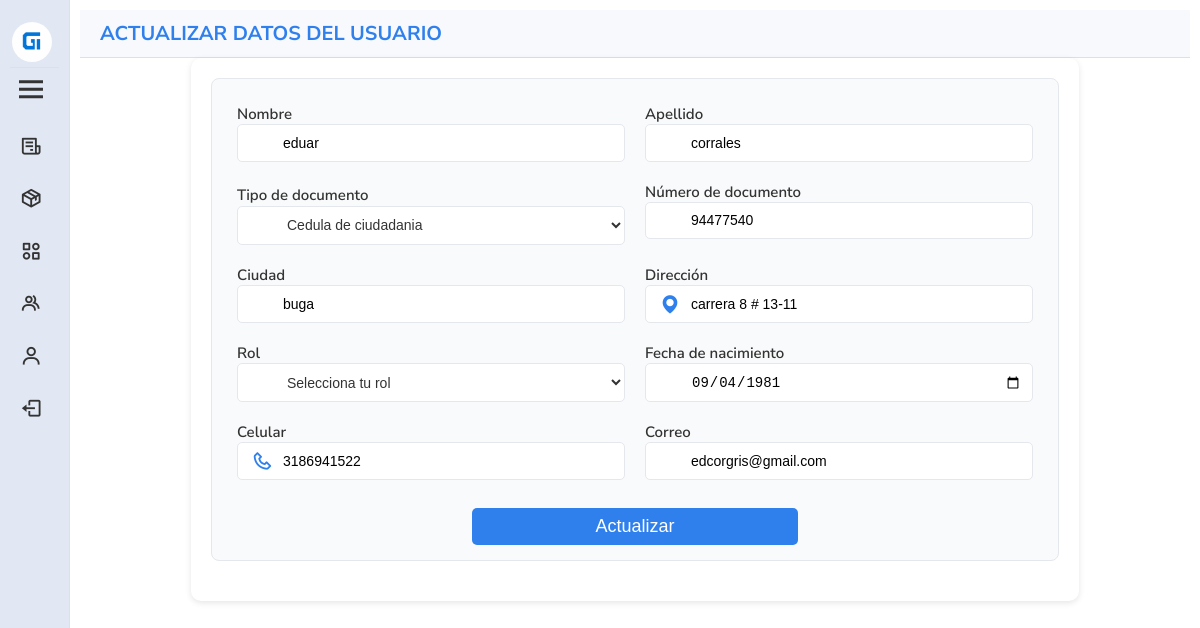
Page /editar_usuario.php?contador_usuarios=1 (signed in) on the committed database.
### tables this page shows
CREATE TABLE `usuarios` (
  `contador_usuarios` int(11) NOT NULL,
  `tipo_doc` varchar(37) NOT NULL,
  `documento` varchar(12) NOT NULL,
  `nombre` varchar(25) NOT NULL,
  `apellido` varchar(25) NOT NULL,
  `fecha_nacimiento` date NOT NULL,
  `celular` varchar(10) NOT NULL,
  `ciudad` varchar(50) NOT NULL,
  `direccion` varchar(60) NOT NULL,
  `rol` varchar(14) NOT NULL,
  `correo` varchar(50) NOT NULL,
  `contra` varchar(255) NOT NULL,
  `documento_operador` varchar(12) NOT NULL,
  `tiempo_registro` datetime NOT NULL,
  `reset_token` varchar(255) NOT NULL,
  `token_expiration` datetime NOT NULL,
  `estado` varchar(8) NOT NULL,
  `fec_ult_sesion` datetime NOT NULL
);

### editar_usuario.php (the view, shortened to what this page needs)
<?php
require 'pdo.php';
if (isset($_GET['contador_usuarios'])) {
    $contador_usuarios = $_GET['contador_usuarios'];
    $stmt = $pdo->prepare("SELECT `contador_usuarios`, `tipo_doc`, `documento`, `nombre`, `apellido`, `fecha_nacimiento`, `celular`, `ciudad`, `direccion`, `rol`, `correo`  FROM `usuarios` WHERE contador_usuarios = :contador_usuarios AND estado = 'activo'");
    $stmt->bindParam(':contador_usuarios', $contador_usuarios, PDO::PARAM_INT);
    $stmt->execute();
    $usuario = $stmt->fetch(PDO::FETCH_ASSOC);
} else {
    echo "No se ha especificado el usuario a actualizar.";
    exit();
}
?>
<!DOCTYPE html>
<html lang="es">
<head>
    <link href="https://cdn.lineicons.com/4.0/lineicons.css" rel="stylesheet">
    <link href='https://unpkg.com/boxicons@2.1.4/css/boxicons.min.css' rel='stylesheet'>
    <link rel="stylesheet" href="style/css/editar_usuario.css">
    <link rel="stylesheet" href="style/css/menu.css">
</head>
<body>
<aside class="aside active" id="aside">
        <div class="head">
            <div class="profile">
                <img src="style/images/logo_gestion.png" alt="Gestión de Inventario - Logo">
            </div>
            <i class='bx bx-menu' id="menu"></i>
        </div>
        <div class="options">
            <a id="" href="ver_ventas.php">
                <div>
                    <i class='bx bx-receipt'></i>
                </div>
            </a>
            <a id="" href="ver_productos.php">
                <div>
                    <i class='bx bx-package'></i>
                </div>
            </a>
            <a id="" href="ver_categorias.php">
                <div>
                    <i class='bx bx-category-alt'></i>
                </div>
            </a>
            <a id="" href="ver_clientes.php">
                <div>
                    <i class='bx bx-group'></i>
                </div>
            </a>
            <?php if ($_SESSION['rol'] === 'superadmin' || $_SESSION['rol'] === 'administrador') : ?>
                <a id="" href="ver_usuarios.php">
                    <div>
                        <i class='bx bx-user'></i>
                    </div>
                </a>
            <?php endif; ?>
            <a class="links" href="logout.php">
                <div>
                    <i class='bx bx-log-out'></i>
                </div>
            </a>
        </div>
    </aside>
    <main id="inicio">
        <section id="barra">
            <div id="atras">
                <h4>ACTUALIZAR DATOS DEL USUARIO</h4>
            </div>
        </section>
        <section id="datos">
            <form action="actualizar_usuario.php" method="POST" id="info_registro">
                <div id="section_1" class="contenedores">
                    <div class="dato_user">
                        <div id="nombre" class="campos">
                            <p class="letras">Nombre</p>
                            <i class="lni lni-user"></i>
                            <input type="text" name="nombre" maxlength="25" minlength="2"
                            pattern="[a-zA-Z ]{2,25}" value="<?= htmlspecialchars($usuario['nombre']) ?>" autofocus="" tabindex="1">
                        </div>
                        <div id="apellido" class="campos">
                            <p class="letras">Apellido</p>
                            <input type="text" name="apellido" maxlength="25" minlength="2"
                            pattern="[a-zA-Z ]{2,25}" value="<?= htmlspecialchars($usuario['apellido']) ?>" tabindex="2">
                        </div>
                    </div>
                    <div class="dato_user">
                        <div id="num_doc" class="campos">
                            <label for="tipo_documento" class="letras">Tipo de documento</label>
                            <select name="tipo_documento" id="tipo_documento" class="campo_select" tabindex="3">
                                <option value="cedula de ciudadania" <?php if($usuario['tipo_doc'] == 'cedula de ciudadania') echo 'selected'; ?>>Cedula de ciudadania</option>
                            </select>
                        </div>
                        <div id="num_doc" class="campos">
                            <p class="letras">Número de documento</p>
                            <i class="lni lni-postcard"></i>
                            <input type="text" name="documento" pattern="[0-9]{6,12}" maxlength="12" minlength="6" autocomplete="off" value="<?= htmlspecialchars($usuario['documento']) ?>" tabindex="3">
                        </div>
                    </div>
                    <div class="dato_user">
                        <div id="" class="campos">
                            <p class="letras">Ciudad</p>
                            <input type="text" name="ciudad" maxlength="50" minlength="3" pattern="[a-zA-Z ]{3,50}" value="<?= htmlspecialchars($usuario['ciudad']) ?>" >
                        </div>
                        <div id="" class="campos">
                            <p class="letras">Dirección</p>
                            <i class='bx bxs-map'></i>
                            <input type="text" name="direccion" maxlength="50" minlength="7" pattern="[a-zA-Z0-9#°\- ]{7,50}" value="<?= htmlspecialchars($usuario['direccion']) ?>" >
                        </div>
                    </div>
                    <div class="dato_user">
                        <div id="rol" class="campos">
                            <p class="letras">Rol</p>
                            <i class="lni lni-users"></i>
                            <select name="rol" id="" tabindex="6">
                                <option value="">Selecciona tu rol</option>
                            </select>
                        </div>
                        <div id="fecha_nac" class="campos">
                            <p class="letras">Fecha de nacimiento</p>
                            <input type="date" name="fecha_nacimiento" value="<?= htmlspecialchars($usuario['fecha_nacimiento']) ?>" tabindex="3">
                        </div>
                    </div>
                    <div class="dato_user">
                        <div id="num_ficha" class="campos">
                            <p class="letras">Celular</p>
                            <i class='bx bx-phone'></i>
                            <input type="tel" id="campo_ficha" name="celular" maxlength="10" minlength="10" pattern="[0-9]{10}" value="<?= htmlspecialchars($usuario['celular']) ?>" tabindex="5">
                        </div>
                        <div id="" class="campos">
                            <p class="letras">Correo</p>
                            <i class="lni lni-envelope"></i>
                            <input type="email" name="correo" inputmode="email" maxlength="56" value="<?= htmlspecialchars($usuario['correo']) ?>" tabindex="4">
                        </div>
                    </div>
                        <div id="section_3">
                            <button type="submit" class="btn_actualizar">Actualizar</button>
                        </div>
                </div>
            </form>
        </section>
    </main>
</body>
</html>

### style/css/editar_usuario.css (style rules this page uses)
section#datos { display: flex; flex-direction: column; align-items: center; }
form#info_registro { background: #fff; padding: 20px; border-radius: 10px; box-shadow: 0 2px 6px rgba(0, 0, 0, 0.1); margin: 0; width: 80%; }
.contenedores { background: #F9FAFB; padding: 15px; border-radius: 8px; border: 1px solid #E4E7EC; margin-bottom: 20px; }
.dato_user { display: flex; justify-content: space-around; margin: 0; }
input { border: 1px solid #E4E7EC; border-radius: 5px; background: #fff; transition: border 0.3s; font-size: 14px; margin: 0; padding: 0.7em 0.7em 0.7em 45px; position: relative; width: 100%; z-index: 2; }
.campos { margin: 10px; position: relative; width: 90%; }
.campos > i { border-radius: 10%; color: #2F80ED; font-size: 22px; left: 7px; padding: 7px; position: absolute; top: 50%; transform: translateY(-23%); z-index: 3; }
.campo_select { background-color: #fff; border: solid 1px #E4E7EC; border-radius: 5px; color: #333; font-weight: 400; font-family: "Work Sans", sans-serif; font-size: 14px; margin: 0; padding: 0.7em 0.7em 0.7em 45px; position: relative; width: 100%; z-index: 2; }
div#rol select { background-color: #fff; border: solid 1px #E4E7EC; border-radius: 5px; font-weight: 400; font-family: "Work Sans", sans-serif; font-size: 14px; margin: 0; padding: 0.7em 0.7em 0.7em 45px; position: relative; width: 100%; z-index: 2; color: #333; }
div#fecha_nac { color: #333; }
.letras { margin: 0; font-size: 15px; color: #333; }
div#section_3 { display: flex; justify-content: center; }
.btn_actualizar { background-color: #2F80ED; border: none; border-radius: 5px; color: #fff; font-size: 18px; margin: 1.0em 0 0 0; padding: 8px 17px; width: 40%; }

### style/css/menu.css (style rules this page uses)
* { box-sizing: border-box; transition: all 0.3s ease-in-out; }
body, html { margin: 0; padding: 0; }
body { font-family: "Nunito Sans", serif; font-size: 18px; font-weight: 600; }
.aside { width: 300px; height: 100vh; background: #E2E8F3; color: #333; position: fixed; transition: 0.3s ease-in-out; overflow: hidden; border-right: 1px solid #E0E0E0; overflow-y: auto; }
.aside.active { width: 70px; transition: all 0.4s ease; }
.head { display: flex; align-items: flex-start; justify-content: space-between; flex-direction: column; padding: 10px; }
.profile { display: flex; align-items: center; border-bottom: 1px solid #E0E0E0; margin: 10px 0 0 0; width: 100%; }
.head img { width: 40px; height: 40px; border-radius: 50%; margin: 2px 2px 5px 2px; }
#menu { color: #333; font-size: 2em; cursor: pointer; transition: 0.3s; margin: 3px; }
.options a { padding: 15px 20px; display: flex; align-items: center; transition: 0.3s; font-family: "Nunito Sans", serif; text-decoration: none; }
.options div { color: #333; display: flex; align-items: center; width: 100%; }
.options i { margin-right: 15px; font-size: 1.4rem; }
main { margin-left: 300px; padding: 10px; transition: 0.3s; }
.aside.active ~ main { margin-left: 70px; }
section#barra { display: flex; justify-content: space-between; align-items: center; padding: 10px; background-color: #f7f9fc; border-bottom: 1px solid #e0e0e0; flex-wrap: wrap; }
div#atras { display: flex; align-items: center; gap: 10px; }
div#atras h4 { margin: 0; font-size: 20px; color: #2F80ED; }

### rows in the picture
usuarios: nombre "eduar", apellido "corrales", documento "94477540", ciudad "buga", direccion "carrera 8 # 13-11", fecha_nacimiento "09/04/1981", celular "3186941522", correo "edcorgris@gmail.com"
